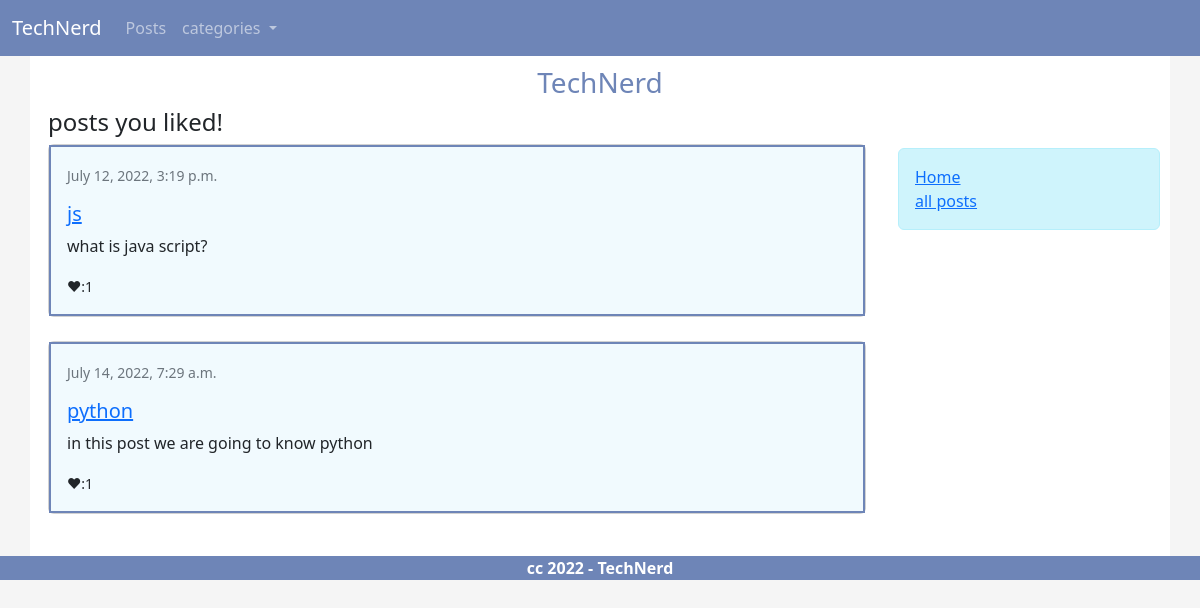
The page /posts/favorites (signed in) on the database as committed earlier.
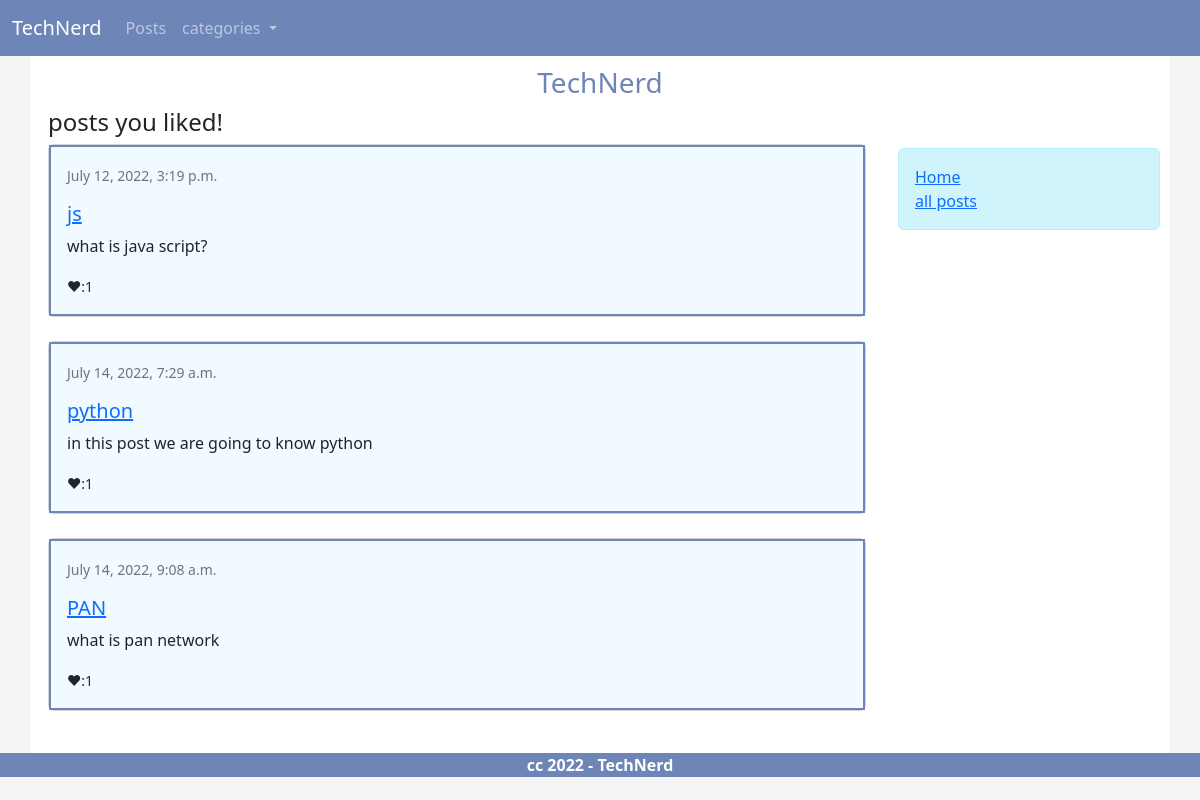
The same page on the database as committed later.
### post/models.py (models this page shows, shortened)
class PostVote(models.Model):
    user = models.ForeignKey(User,on_delete=models.CASCADE,related_name='votes')
    post = models.ForeignKey(Post,on_delete=models.CASCADE,related_name='votes')

class Post(models.Model):
    title = models.CharField(max_length=250)
    slug = models.SlugField()
    description = models.CharField(max_length=400)
    body = models.TextField()
    image = models.ImageField(default=None,blank=True)
    category = models.ForeignKey(Category,on_delete=models.DO_NOTHING,related_name='category_posts')
    tags = models.CharField(max_length=100)
    created_date = models.DateTimeField(auto_now_add=True)
    updated_date = models.DateTimeField(auto_now=True)
    def vote_count(self):
        return self.votes.count()
    class Meta():
        ordering = ['-created_date']

### post/views.py (the view)
# urls.py: path('posts/favorites',views.PostFavoriteView.as_view(),name='favorite_posts')
class PostFavoriteView(View):
    title = 'posts you liked!'
    def get(self,request):
        favorites = PostVote.objects.filter(user=request.user)
        favorites = favorites.only('post')
        return render(request,'post/fav_posts.html',{'favorites': favorites, 'title': self.title})

### post/appcontext_processor.py (called while the page is built)
def categories(request):
    return {
        'categories' : Category.objects.all()
    }

### post/templates/post/fav_posts.html (shortened to what this page needs)
{% extends 'bace.html' %}
{% block content %}
<div class="m-2">
    <h4>{{title}}</h4>
    {% for fav in favorites %}
    <div class="card">
        <div class="card-body">
            <small class="text-muted">{{fav.post.created_date}}</small>
            <a href="{% url 'post:detail' fav.post.slug %}"><h5 class="card-title">{{fav.post.title}}</h5></a>
            <p class="card-text">
                {{fav.post.description}}
            </p>
            <small>❤:{{fav.post.vote_count}}</small>
        </div>
    </div>
    <br>
    {% empty %}
    <div class="alert alert-info">you have no favorite post</div>
    {% endfor %}
</div>
{% endblock %}
{% block side %}
    <div class="alert alert-info">
        <a href="{% url 'home:home' %}">Home</a><br>
        <a href="{% url 'post:posts' %}">all posts</a>
    </div>
{% endblock %}

Rows that differ between the two databases and show on the page:
added PostVote: post.created_date "July 14, 2022, 9:08 a.m.", post "PAN", post.description "what is pan network", post.vote_count "1"
